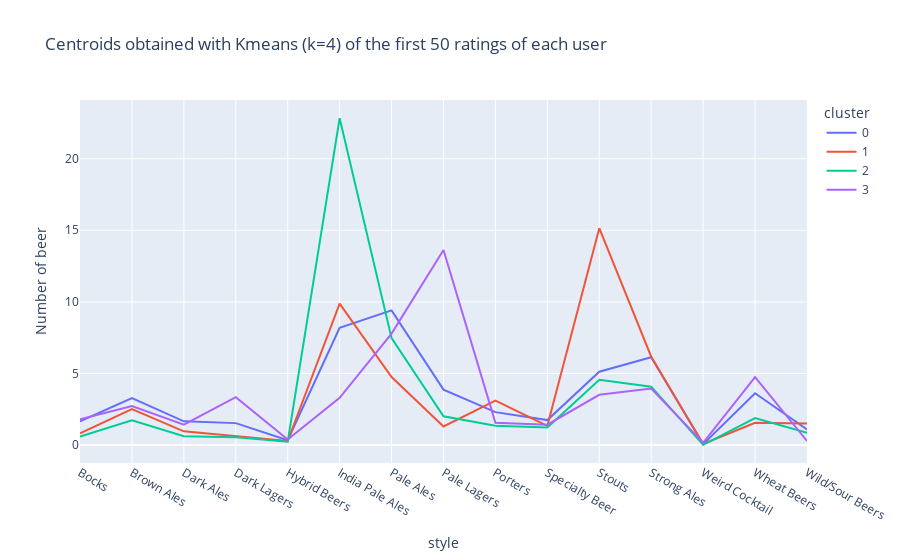

Notebook source saved alongside this figure:
### Code cell
fig = px.line(df_cluster_beer, x="style", y="Number of beer", color="cluster", title="Centroids obtained with Kmeans (k=4) of the first 50 ratings of each user")
#fig = px.line(df_cluster_beer, x="style", y=1)
fig.show()
fig.write_html("centroid.html")

### Figure 1 — Plotly figure (JSON) as saved in the notebook; plotly's stock layout.template omitted (floating-point values rounded to 4 significant figures)
{"data": [{"hovertemplate": "cluster=0<br>style=%{x}<br>Number of beer=%{y}<extra></extra>", "legendgroup": "0", "line": {"color": "#636efa", "dash": "solid"}, "marker": {"symbol": "circle"}, "mode": "lines", "name": "0", "orientation": "v", "showlegend": true, "type": "scatter", "x": ["Bocks", "Brown Ales", "Dark Ales", "Dark Lagers", "Hybrid Beers", "India Pale Ales", "Pale Ales", "Pale Lagers", "Porters", "Specialty Beer", "Stouts", "Strong Ales", "Weird Cocktail", "Wheat Beers", "Wild/Sour Beers"], "xaxis": "x", "y": [1.66, 3.282, 1.655, 1.53, 0.3376, 8.193, 9.409, 3.868, 2.297, 1.744, 5.119, 6.132, 0.06345, 3.619, 1.091], "yaxis": "y"}, {"hovertemplate": "cluster=1<br>style=%{x}<br>Number of beer=%{y}<extra></extra>", "legendgroup": "1", "line": {"color": "#EF553B", "dash": "solid"}, "marker": {"symbol": "circle"}, "mode": "lines", "name": "1", "orientation": "v", "showlegend": true, "type": "scatter", "x": ["Bocks", "Brown Ales", "Dark Ales", "Dark Lagers", "Hybrid Beers", "India Pale Ales", "Pale Ales", "Pale Lagers", "Porters", "Specialty Beer", "Stouts", "Strong Ales", "Weird Cocktail", "Wheat Beers", "Wild/Sour Beers"], "xaxis": "x", "y": [0.8163, 2.505, 0.9592, 0.6327, 0.2806, 9.872, 4.75, 1.296, 3.097, 1.342, 15.15, 6.168, 0.07653, 1.551, 1.505], "yaxis": "y"}, {"hovertemplate": "cluster=2<br>style=%{x}<br>Number of beer=%{y}<extra></extra>", "legendgroup": "2", "line": {"color": "#00cc96", "dash": "solid"}, "marker": {"symbol": "circle"}, "mode": "lines", "name": "2", "orientation": "v", "showlegend": true, "type": "scatter", "x": ["Bocks", "Brown Ales", "Dark Ales", "Dark Lagers", "Hybrid Beers", "India Pale Ales", "Pale Ales", "Pale Lagers", "Porters", "Specialty Beer", "Stouts", "Strong Ales", "Weird Cocktail", "Wheat Beers", "Wild/Sour Beers"], "xaxis": "x", "y": [0.5983, 1.732, 0.6151, 0.5481, 0.2343, 22.83, 7.469, 2.013, 1.351, 1.222, 4.556, 4.075, 0.01255, 1.879, 0.8619], "yaxis": "y"}, {"hovertemplate": "cluster=3<br>style=%{x}<br>Number of beer=%{y}<extra></extra>", "legendgroup": "3", "line": {"color": "#ab63fa", "dash": "solid"}, "marker": {"symbol": "circle"}, "mode": "lines", "name": "3", "orientation": "v", "showlegend": true, "type": "scatter", "x": ["Bocks", "Brown Ales", "Dark Ales", "Dark Lagers", "Hybrid Beers", "India Pale Ales", "Pale Ales", "Pale Lagers", "Porters", "Specialty Beer", "Stouts", "Strong Ales", "Weird Cocktail", "Wheat Beers", "Wild/Sour Beers"], "xaxis": "x", "y": [1.794, 2.723, 1.426, 3.348, 0.383, 3.298, 7.78, 13.62, 1.56, 1.418, 3.511, 3.95, 0.156, 4.745, 0.2837], "yaxis": "y"}], "layout": {"legend": {"title": {"text": "cluster"}, "tracegroupgap": 0}, "title": {"text": "Centroids obtained with Kmeans (k=4) of the first 50 ratings of each user"}, "xaxis": {"anchor": "y", "domain": [0, 1], "title": {"text": "style"}}, "yaxis": {"anchor": "x", "domain": [0, 1], "title": {"text": "Number of beer"}}}}
